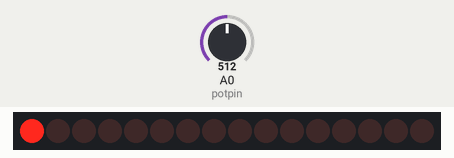
This sketch was run on a simulated Arduino Uno, built with avr-gcc and run on an emulated ATmega328P. Parts: 16 shift-register outputs drawn as a row of LEDs (first output left, lit = HIGH). Wiring (from diagram.json): 2 × shift register (74HC595): data pin 2; shift clock pin 4; latch pin 3; row of LEDs: on Q0, Q1, Q2, Q3, Q4, Q5, Q6, Q7, Q8, Q9, Q10, Q11, Q12, Q13, Q14, Q15. The test bench sets the inputs (shaded band); at power-on: A0 (potpin) = 512. Random numbers use the default seed unless the sketch sets one; what the sketch prints to the serial monitor is not drawn.

Above: at 111.5 s.
At 119.6 s:
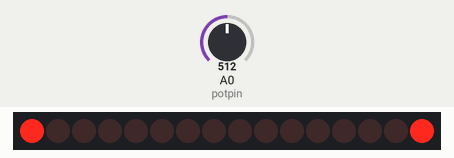
At 125.7 s:
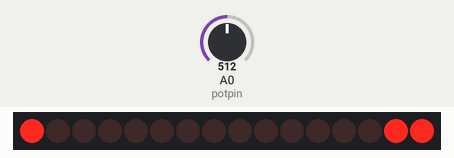
Timing chart, 0 to 127.2 s (numbered marks = the images above):
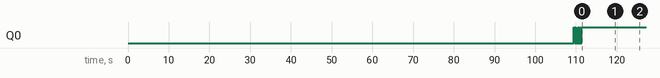

The sketch:

sketch.ino
```cpp
/*
   Arduino code for Individual control over each pin
   Support for 40+ 74HC595 8 bit shift registers
   http://bildr.org/2011/02/74hc595/

   Program adjusted to control multiple LEDs for diorama
*/

#define DATA_PIN  2  // Pin connected to DS of 74HC595
#define LATCH_PIN 3  // Pin connected to STCP of 74HC595
#define CLOCK_PIN 4 // Pin connected to SHCP of 74HC595
#define NUM_SHIFT_REGS 2 // How many of the shift registers

const uint8_t MAX_LEDS = NUM_SHIFT_REGS * 8;
const int MIN_DELAY = 2000;
const int MAX_DELAY = 20000;

int potpin = 0;

bool registers[MAX_LEDS];

void setup() {
  pinMode(DATA_PIN, OUTPUT);
  pinMode(CLOCK_PIN, OUTPUT);
  pinMode(LATCH_PIN, OUTPUT);
  clearRegisters();
  writeRegisters();
  Serial.begin(9600);
  randomSeed(analogRead(5));
}

void loop() {

  uint8_t pattern = random(1,15); // picks a random pattern of LED patterns
  Serial.print(pattern);
  Serial.print("\t");

  switch(pattern) {
    case 1: //Pattern_1: All off
      pattern1();
    break;

    case 2: // Pattern_2: All on
      pattern2();
    break;

    case 3: // Pattern_3: Toggle state of all LEDs Left to Right
      pattern3();
    break;

    case 4: // Pattern_4: Toggle state of all LEDs Right to Left
      pattern4();
    break;

    case 5: //Pattern_5: Similate fluorescent light on LED0
      fluorescent(0);
    break;

    case 6: //Pattern_6: Similate fluorescent light on LED15
      fluorescent(15);
    break;

    // case 6: // Next Pattern

    default: // Default Pattern: Randomly toggle a LED
      defaultPattern();
    break;
  }

  wait();

}

void pattern1() { //Pattern_1: All off
  for (uint8_t i = 0 ; i <= MAX_LEDS - 1; i++) {
    setRegisterPin(i , LOW);
    writeRegisters();
    wait(); //add random delay between switching off each LED
  }
}

void pattern2() { //Pattern_1: All on
  for (uint8_t i = 0 ; i <= MAX_LEDS - 1; i++) {
    setRegisterPin(i , HIGH);
    writeRegisters();
    wait(); //add random delay between switching on each LED
  }
}

void pattern3() { // Pattern_3: Toggle state of all LEDs Left to Right
  for (int i = 0 ; i <= MAX_LEDS - 1; i++) {
    setRegisterPin(i , !registers[i]); // Toggle state
    writeRegisters();
    wait(); //add random delay between toggle state of each LED
  }
}

void pattern4() { // Pattern_4: Toggle state of all LEDs Right to Left
  for (int i = MAX_LEDS - 1 ; i >= 0; i--) {
    setRegisterPin(i , !registers[i]); // Toggle state
    writeRegisters();
    wait(); //add random delay between toggle state of each LED
  }
}

void fluorescent(uint8_t flPin) { // Similate the starting of a fluorescent light by random blink the LED a few times
  if (registers[flPin] == LOW) { // Only flash LED when it is currently off
    for (int i = 1; i <= random(6, 11); i++) {
      setRegisterPin(flPin, LOW);
	    writeRegisters();
      delay(random(60, 350));
      setRegisterPin(flPin, HIGH);
	    writeRegisters();
      delay(random(60, 200));
    }
  }
  else {
    setRegisterPin(flPin, LOW); //Switch off LED when currently on
	  writeRegisters();
  }
}

void defaultPattern() { // Toggle a random led on or off
  int i = random(0, MAX_LEDS); // 0 to MAX_LEDS-1, so all 16 LEDs can be picked
  setRegisterPin(i , !registers[i]); // Toggle state
  writeRegisters();
}

void clearRegisters() {   // Reset all register pins
  for (int i = MAX_LEDS - 1; i >= 0; i--) {
    registers[i] = LOW;
  }
}

void setRegisterPin(int index, int maxDelayue) { // Set an individual pin HIGH or LOW
  registers[index] = maxDelayue;
}

void writeRegisters() { // Set and display registers
  digitalWrite(LATCH_PIN, LOW);

  for (int i = MAX_LEDS - 1; i >= 0; i--) {
    digitalWrite(CLOCK_PIN, LOW);
    digitalWrite(DATA_PIN, registers[i]);
    digitalWrite(CLOCK_PIN, HIGH);
  }

  digitalWrite(LATCH_PIN, HIGH);
}

void wait() { // Random delay
  int maxDelay;
  maxDelay = analogRead(potpin); // Read pot value
  maxDelay = map(maxDelay, 0, 1023, MIN_DELAY, MAX_DELAY); // Map pot value to max delay
  delay(random(MIN_DELAY, maxDelay+1)); // Wait randum time set between min delay and max delay from pot
}
```
